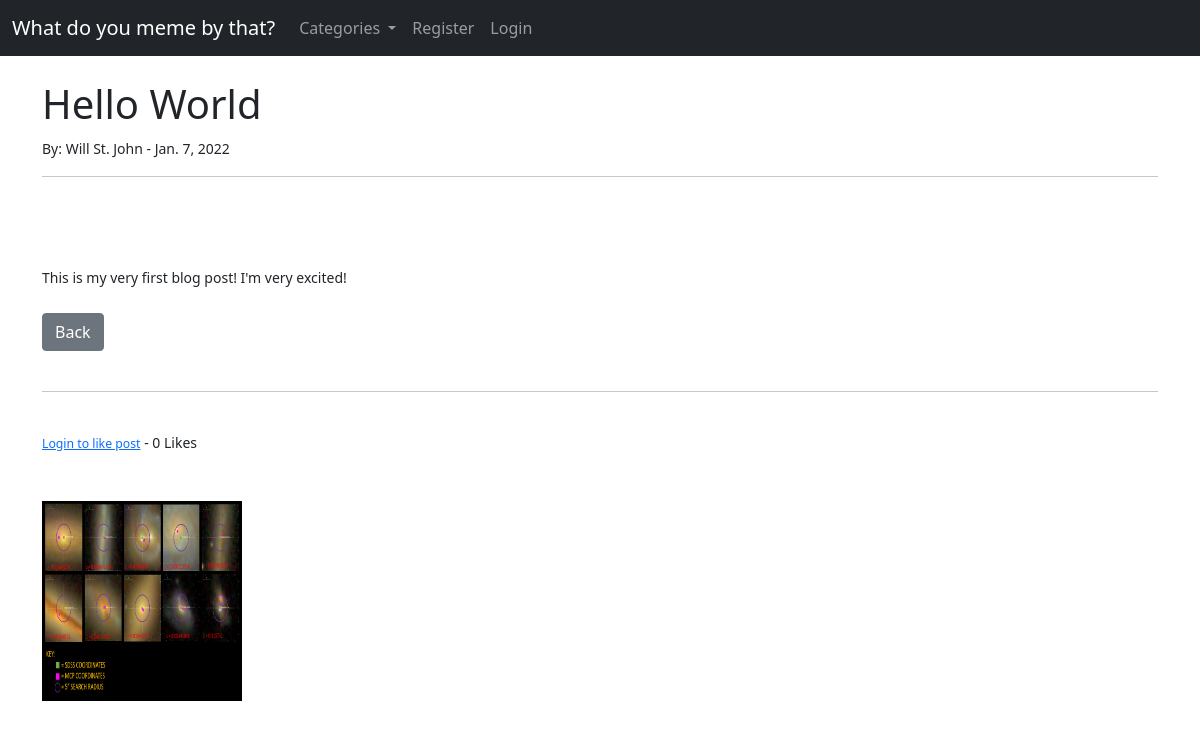
The app's page /article/1 with its own data.
### memeblog/models.py (models this page shows, shortened)
class Post(models.Model):
    title = models.CharField(max_length=255)
    header_image = models.ImageField(null=True, blank=True, upload_to="images/")
    title_tag = models.CharField(max_length=255)
    author = models.ForeignKey(User, on_delete=models.CASCADE)
    body = RichTextField(blank=True, null=True)
    post_date = models.DateField(auto_now_add=True)
    category = models.CharField(max_length=255, default='coding')
    likes = models.ManyToManyField(User, related_name='blog_posts')
    snippet = models.CharField(max_length=255)
    def total_likes(self):
        return self.likes.count()

class Profile(models.Model):
    user = models.OneToOneField(User, null=True, on_delete=models.CASCADE)
    bio = models.TextField()
    profile_pic = models.ImageField(null=True, blank=True, upload_to="images/profile/")

### memeblog/views.py (the view)
# urls.py: path('article/<int:pk>', ArticleDetailView.as_view(), name='article-detail'),
class ArticleDetailView(DetailView):
    model = Post
    template_name = 'article_details.html'
    def get_context_data(self, *args, **kwargs):
        cat_menu = Category.objects.all()
        context = super(ArticleDetailView, self).get_context_data(*args, **kwargs)
        stuff = get_object_or_404(Post, id=self.kwargs['pk'])
        total_likes = stuff.total_likes()
        liked = False
        if stuff.likes.filter(id=self.request.user.id).exists():
            liked = True
        context["cat_menu"] = cat_menu
        context['total_likes'] = total_likes
        context['liked'] = liked
        return context

### memeblog/models.py (called while the page is built)
    def __str__(self):
        return self.name

### memeblog/templates/article_details.html (shortened to what this page needs)
{% extends 'base.html' %}
{% block content %}
<h1>{{ post.title }}</h1>
<small>By:
    {{ post.author.first_name }}
    {{ post.author.last_name }} -
    {{ post.post_date }}
<hr>
<br/>
<br/><br/>
{{ post.body|safe }}
<br/><br/>
<a href="{% url 'home' %}" class="btn btn-secondary">Back</a>
<br/><br/>
<hr>
<br/>
<form action="{% url 'like_post' post.pk %}" method="POST">
{% if user.is_authenticated %}
    {% if liked %}
    <button type="submit", name="post_id", value="{{ post.id }}", class="btn btn-danger btn-sm">Unlike</button>
    {% else %}
    <button type="submit", name="post_id", value="{{ post.id }}", class="btn btn-primary btn-sm">Like</button>
    {% endif %}
{% else %}
<small>
    <a href="{% url 'login' %}">Login to like post</a></small>
{% endif %}
    - {{ total_likes }} Likes
</form>
<br/><br/>
<img src="{{ post.author.profile.profile_pic.url }}" width=200 height=200>
{% endblock %}

### records on screen
Post: title "Hello World", author.first_name "Will", author.last_name "St. John", post_date "Jan. 7, 2022", body "This is my very first blog post! I'm very excited!", author.profile.profile_pic (picture)

### other values on screen
{{ total_likes }} "0"
